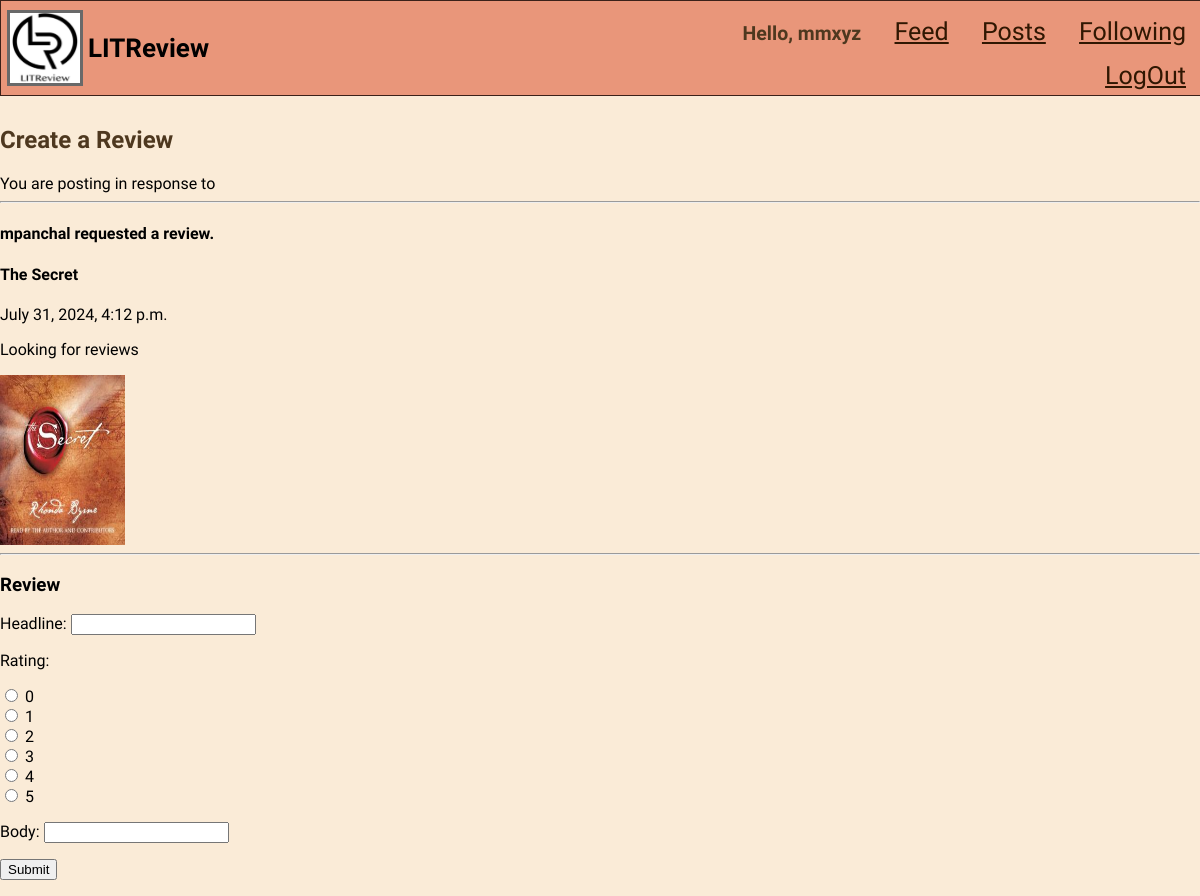
The app's page /blog/post_review/1 (signed in) with its own data.
### authentication/models.py (models this page shows)
class User(AbstractUser):
    username = models.CharField(max_length=50, unique=True, default="")
    follows = models.ManyToManyField(
        'self',
        symmetrical=False)

### blog/models.py (models this page shows, shortened)
class Ticket(models.Model):
    title = models.CharField(max_length=120)
    description = models.TextField(max_length=2048, blank=True)
    user = models.ForeignKey(User, on_delete=models.CASCADE)
    image = models.ImageField(null=True, blank=True)
    time_created = models.DateTimeField(auto_now_add=True)
    IMAGE_MAX_SIZE = (258, 392)

### blog/views.py (the view, shortened to what this page needs)
# urls.py: path('post_review/<int:tid>', blog.views.post_review_to_ticket, name='post_review_to_ticket'),
@login_required
def post_review_to_ticket(request, tid):
    review_form = forms.ReviewForm()
    if tid:
        ticket = get_object_or_404(models.Ticket, id=tid)
        context = {'ticket': ticket,
                   'review_form': review_form}
    return render(request, 'blog/post_review_to_ticket.html', context=context)

### blog/forms.py
class ReviewForm(forms.ModelForm):
    class Meta:
        model = models.Review
        CHOICES = [
            (i, i) for i in range(0, 6)
        ]
        widgets = {
            'rating': forms.RadioSelect(choices=CHOICES)
        }
        fields = ['headline', 'rating', 'body']

### blog/templatetags/blog_extras.py (called while the page is built)
@register.simple_tag(takes_context=True)
def get_poster_display(context, user):
    if user == context['user']:
        return 'You'
    return user.username

### blog/templates/blog/post_review_to_ticket.html (shortened to what this page needs)
{% extends 'base.html' %}
{% block content %}
    <h2>Create a Review</h2>
    <div>
        You are posting in response to
        {% include 'blog/partials/ticket_snippet.html' with ticket=ticket %}
        <hr>
        <h3>Review</h3>
        <form action="" method="post" enctype="multipart/form-data">
            {{ review_form.as_p }}
            <input type="submit" value="Submit">
        </form>
    </div>
{% endblock content %}

### templates/base.html (shortened to what this page needs)
{% load static %}
<html>
    <head>
        <link rel="stylesheet" href="{% static 'style.css' %}" type="text/css" />
    </head>
    <body>
        <header class="header">
            <img src="{% static 'logo.png' %}" alt="" class="logo">
            <h1>LITReview</h1>
            {% if user.is_authenticated %}
                    <nav class="navbar">
                        <h2>Hello, {{ request.user }}</h2>
                        <a href="{% url 'home' %}">Feed</a>
                        <a href="{% url 'own_posts' %}">Posts</a>
                        <a href="{% url 'follow_users' %}">Following</a>
                        <a href="{% url 'logout' %}">LogOut</a>
                    </nav>
            {% endif %}
        </header>
        {% block content %}{% endblock content %}
    </body>
</html>

### blog/templates/blog/partials/ticket_snippet.html
{% load blog_extras %}
    <hr>
    <h4>{% get_poster_display ticket.user %} requested a review. </h4>
    <h4>{{ ticket.title }}</h4>
    <p>{{ ticket.time_created }}</p>
    <p>{{ ticket.description }}</p>
    {% if ticket.image %}
        <img src="{{ ticket.image.url }}" alt="" class="book-img">
    {% endif %}

### staticfiles/style.css (style rules this page uses)
body { margin: 0 auto; justify-content: center; box-sizing: border-box; scroll-behavior: smooth; font-family: "Nova Round", system-ui; background-color:antiquewhite; }
.header { background-color:darksalmon; padding:5px; display: flex; width: 100%; align-items: center; font-size: small; margin-bottom: 10px; border: 1px solid #3b2119 ; }
.logo { height: 70px; width: 70px; margin-right: 5PX; margin-left: 1px; border-color: dimgrey; border-style: solid; }
h2 { display: inline-block; color:rgb(78, 56, 31); text-align: center; }
.header .navbar { display: inline-block; padding: 0px 20px; text-align: right; overflow: hidden; margin-left: 400px; }
.header .navbar a { color:#301702; display: inline-block; padding-left: 30px; font-size: 25px; transition: all 0.3s ease 0s; text-align: center; }
img { width: 125px; height: 170px; }

### records on screen
User: user "mmxyz"
Ticket: user.username "mpanchal", title "The Secret", time_created "July 31, 2024, 4:12 p.m.", description "Looking for reviews", image (picture)
